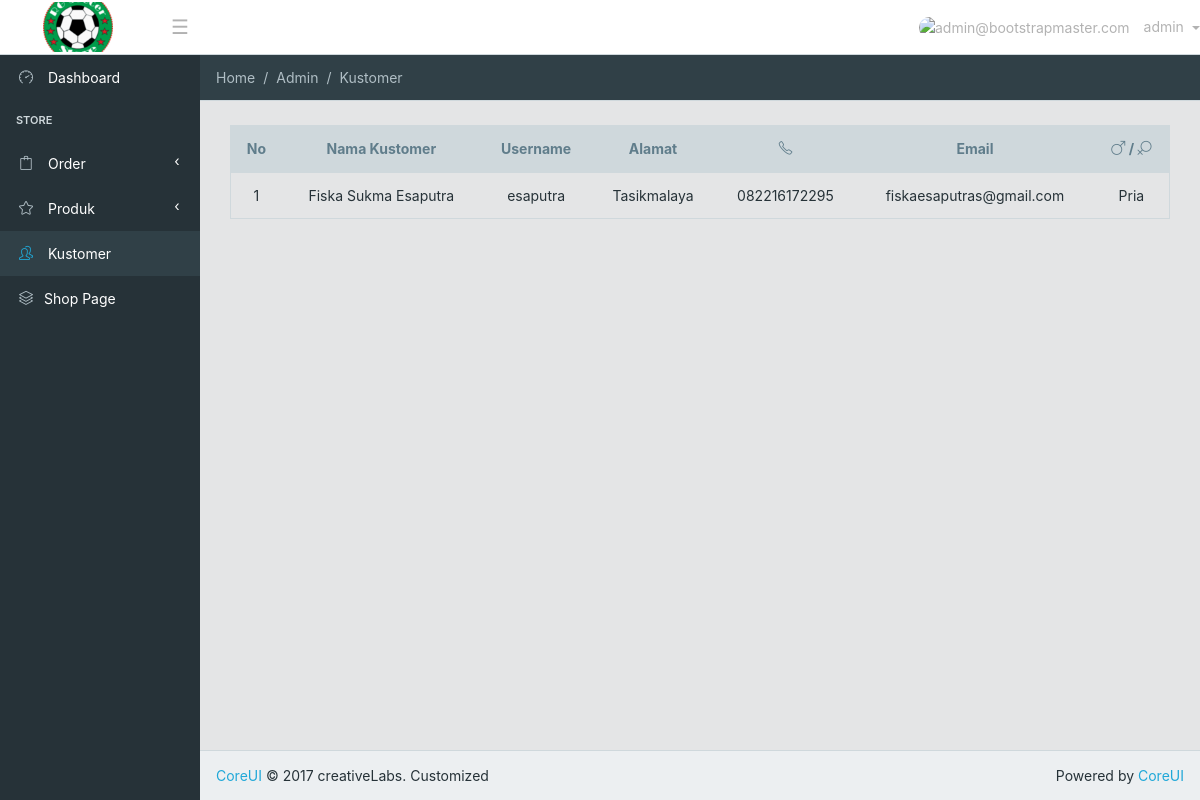
Page /admin/kustomer.php (signed in) on the committed database.
### tables this page shows
CREATE TABLE `customers` (
  `id` int(10) NOT NULL,
  `username` varchar(200) NOT NULL,
  `nama` varchar(200) NOT NULL,
  `alamat` varchar(300) NOT NULL,
  `telepon` varchar(15) NOT NULL,
  `email` varchar(200) NOT NULL,
  `password` varchar(200) NOT NULL,
  `gender` enum('Pria','Wanita') NOT NULL,
  `tanggal` date NOT NULL,
  `created` datetime NOT NULL,
  `modified` datetime NOT NULL,
  `status` enum('admin','member') NOT NULL DEFAULT 'member'
);

### admin/kustomer.php (the view, shortened to what this page needs)
<?php
include '../dbConfig.php';
?>
<!DOCTYPE html>
<html lang="en">
<head>
    <link href="css/font-awesome.min.css" rel="stylesheet">
    <link href="css/simple-line-icons.css" rel="stylesheet">
    <link href="css/style.css" rel="stylesheet">
</head>
<body class="app header-fixed sidebar-fixed">
    <header class="app-header navbar">
        <a class="navbar-brand" href="#"></a>
        <ul class="nav navbar-nav d-md-down-none">
            <li class="nav-item">
                <a class="nav-link navbar-toggler sidebar-toggler" href="#">☰</a>
            </li>
        </ul>
        <ul class="nav navbar-nav ml-auto">
            <li class="nav-item dropdown">
                <a class="nav-link dropdown-toggle nav-link" data-toggle="dropdown" href="#" role="button" aria-haspopup="true" aria-expanded="false">
                    <img src="img/avatars/admin.png" class="img-avatar" alt="admin@bootstrapmaster.com">
                    <span class="d-md-down-none">admin</span>
                </a>
            </li>
        </ul>
    </header>
    <div class="app-body">
        <div class="sidebar">
            <nav class="sidebar-nav">
                <ul class="nav">
                    <li class="nav-item">
                        <a class="nav-link" href="./"><i class="icon-speedometer"></i> Dashboard</a>
                    </li>
                    <li class="nav-title">
                        Store
                    </li>
                    <li class="nav-item nav-dropdown">
                        <a class="nav-link nav-dropdown-toggle" href="#"><i class="icon-bag"></i> Order</a>
                    </li>
                    <li class="nav-item nav-dropdown">
                        <a class="nav-link nav-dropdown-toggle
                        " href="#"><i class="icon-star"></i> Produk</a>
                    </li>
                    <li class="nav-item">
                        <a class="nav-link" href="kustomer.php"><i class="icon-people"></i> Kustomer</a>
                    </li>
                    <li class="nav-item">
                        <a class="nav-link" href="../index.php"><i class="icon-layers"></i>Shop Page</a>
                    </li>
                </ul>
            </nav>
        </div>
        <main class="main">
            <ol class="breadcrumb">
                <li class="breadcrumb-item active">Home</li>
                <li class="breadcrumb-item active">Admin
                </li>
                <li class="breadcrumb-item active">Kustomer</li>
            </ol>
            <div class="container-fluid">
                <div class="animated fadeIn">
                    <table class="table table-responsive table-hover table-outline mb-0">
                        <thead class="thead-default">
                          <tr>
                            <th class="text-center">
                              No
                            </th>
                            <th class="text-center">
                              Nama Kustomer
                            </th>
                            <th class="text-center">
                              Username
                            </th>
                            <th class="text-center">
                              Alamat
                            </th>
                            <th class="text-center">
                                <i class="icon-phone"></i>
                            </th>
                            <th class="text-center">
                                Email
                            </th>
                            <th class="text-center">
                                <i class="icon-symbol-male"></i> /
                                <i class="icon-symbol-female"></i>
                            </th>
                          </tr>
                        </thead>
                        <tbody>
                            <?php
          $query = $db->query("SELECT * FROM customers WHERE status = 'member'");
          $no = 1;
          if($query->num_rows > 0){
                foreach($query as $row){
         ?>
        <tr>
            <td class='text-center'><?php echo $no; ?></td>
            <td class='text-center'><?php echo $row['nama'];?></td>
            <td class='text-center'><?php echo $row['username'];?></td>
            <td class='text-center'><?php echo $row['alamat'];?></td>
            <td class='text-center'><?php echo $row['telepon'];?></td>
            <td class='text-center'><?php echo $row['email'];?></td>
            <td class='text-center'><?php echo $row['gender']; ?></td>
        </tr>
        <?php
        $no++;
        ;}
    }else{
        echo
    "<p>Anda Belum Order</p>";
     }?>
                        </tbody>
                    </table>
                                </div>
                            </div>
                        </div>
    <footer class="app-footer">
        <a href="http://coreui.io">CoreUI</a> © 2017 creativeLabs. Customized
        <span class="float-right">Powered by <a href="http://coreui.io">CoreUI</a>
        </span>
    </footer>
</body>
</html>

### admin/kustomer.php (style rules this page uses)
.breadcrumb { background-color: #304047; }

### rows in the picture
customers: nama "Fiska Sukma Esaputra", username "esaputra", alamat "Tasikmalaya", telepon "082216172295", email "fiskaesaputras@gmail.com", gender "Pria"
